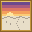

Tiled map render using the project's own tile images. Description and the whole map definition, tile-layer contents included, below:
An orthogonal 2x2 tile map with 16x16 px tiles, 2 tile layers (Back, Front).

<map version="1.4" tiledversion="1.4.2" orientation="orthogonal" renderorder="right-down" width="2" height="2" tilewidth="16" tileheight="16" infinite="0" nextlayerid="4" nextobjectid="1">
 <tileset firstgid="1" name="z_blinxxy.MuseArt_LupiniHallWall" tilewidth="16" tileheight="16" tilecount="18" columns="9">
  <image source="hall_wall.png" width="144" height="32" />
 </tileset>
 <layer id="1" name="Back" width="2" height="2">
  <data encoding="csv">
0,0,
0,0
</data>
 </layer>
 <layer id="2" name="Front" width="2" height="2">
  <data encoding="csv">
1,2,
10,11
</data>
 </layer>
</map>
